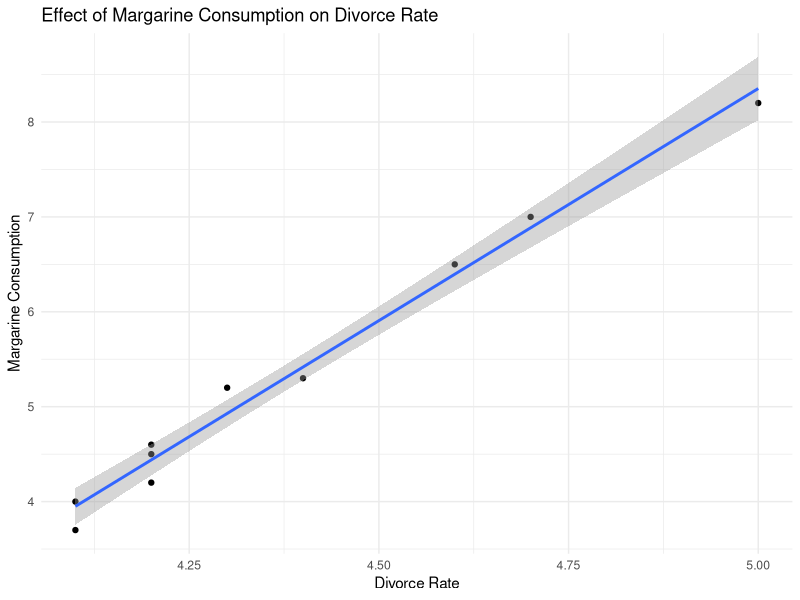
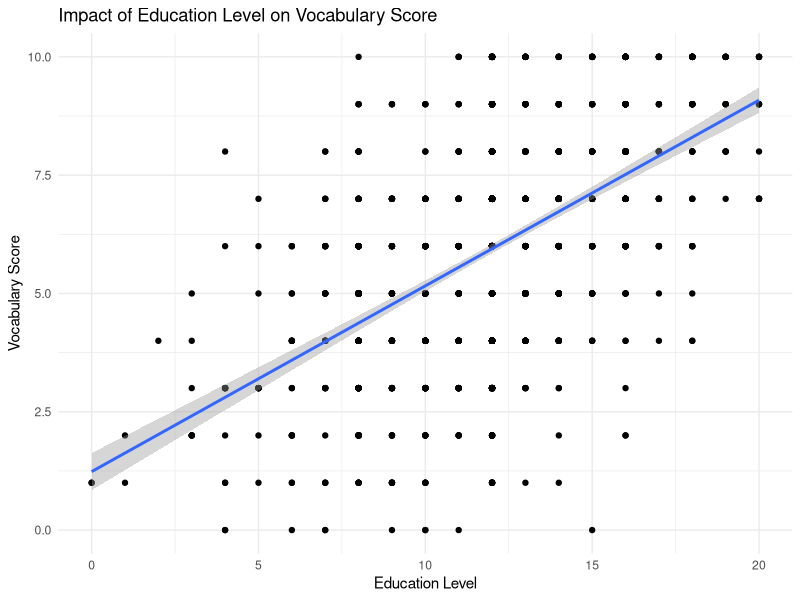
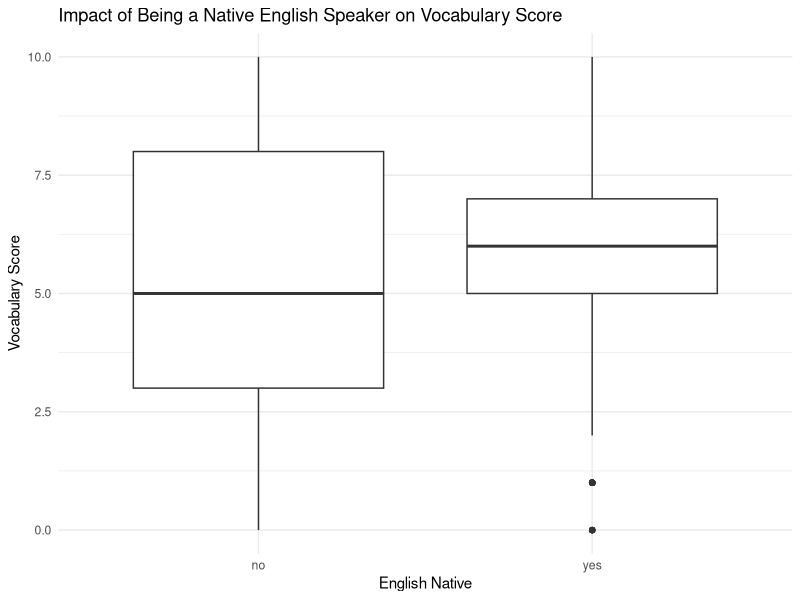

Write the R code that produced these figures, in order.
## ---- chunk 1
knitr::opts_chunk$set(echo = TRUE)
## ---- chunk 2
install.packages("dslabs")
library(ggplot2)
library(dplyr)
library(tidyverse)
library(dslabs)
## ---- chunk 3
#loading in the data and checking what it looks like

data("divorce_margarine")

head(divorce_margarine)
## ---- chunk 4
# making a graph looking at the effect of margarine consumption on divorce rate

divorce_graph <- divorce_margarine %>%  
  ggplot(aes(x= divorce_rate_maine, y = margarine_consumption_per_capita)) +
         geom_point() +
  geom_smooth(method = lm) +
         theme_minimal() +
         labs(x = "Divorce Rate", y = "Margarine Consumption") +
           ggtitle("Effect of Margarine Consumption on Divorce Rate")

divorce_graph
## ---- chunk 5
#running pearsons correlation test to see whether there is an actual correlation between margarine consumption and divorce rate.

cor.test(x = divorce_margarine$divorce_rate_maine, y = divorce_margarine$margarine_consumption_per_capita, method = "pearson")
## ---- chunk 6
# creating a model with margarine as a predictor for divorce rates. 
m1 <- divorce_margarine %>% 
  lm(divorce_rate_maine ~ margarine_consumption_per_capita, data = .)

summary(m1)
## ---- chunk 7
library(car)
## ---- chunk 8
# loading in the data
data("GSSvocab")

?na.exclude
## ---- chunk 9
# creating a new dataframe with just the year 1978 and excluding N.A.s found in the vocab column.
GSSvocab_new <- GSSvocab %>% 
  filter(year == 1978) %>% 
  na.exclude(vocab)
  
GSSvocab_new
## ---- chunk 10
#visualizing the impact of education level on vocab scores.

vocab_plot <- GSSvocab_new %>% 
  ggplot(aes(x = educ, y = vocab)) +
  geom_point() +
  geom_smooth(method = lm) +
  theme_minimal() +
  labs(x = "Education Level", y = "Vocabulary Score") +
  ggtitle("Impact of Education Level on Vocabulary Score")

vocab_plot
## ---- chunk 11
#building a model with education as a predictor.

m2 <- GSSvocab_new %>% 
  lm(vocab ~ educ, data = .)

summary(m2)
## ---- chunk 12
# visualizing the impact of being a native english speaker on vocabulary scores
native_plot <- GSSvocab_new %>% 
  ggplot(aes(x = nativeBorn, y = vocab)) +
  geom_boxplot() +
  theme_minimal() +
  labs(x = "English Native", y = "Vocabulary Score") +
  ggtitle("Impact of Being a Native English Speaker on Vocabulary Score")

native_plot
## ---- chunk 13
#creating a summary table to see how many participants are native borns to give more understading for the visualization above.
GSSvocab_summary <- GSSvocab_new %>%
  count(nativeBorn)

GSSvocab_summary
## ---- chunk 14
#creating a third model with the addition of native born as a predictor. 
m3 <- GSSvocab_new %>% 
  lm(vocab ~ educ + nativeBorn, data = .)

summary(m3)
## ---- chunk 15
# creating a 4th model with an interaction effect.
m4 <- GSSvocab_new %>% 
  lm(vocab ~ educ * nativeBorn, data = .)

summary(m4)
## ---- chunk 16
#running an anove test to compare models.
anova(m2, m3, m4)
